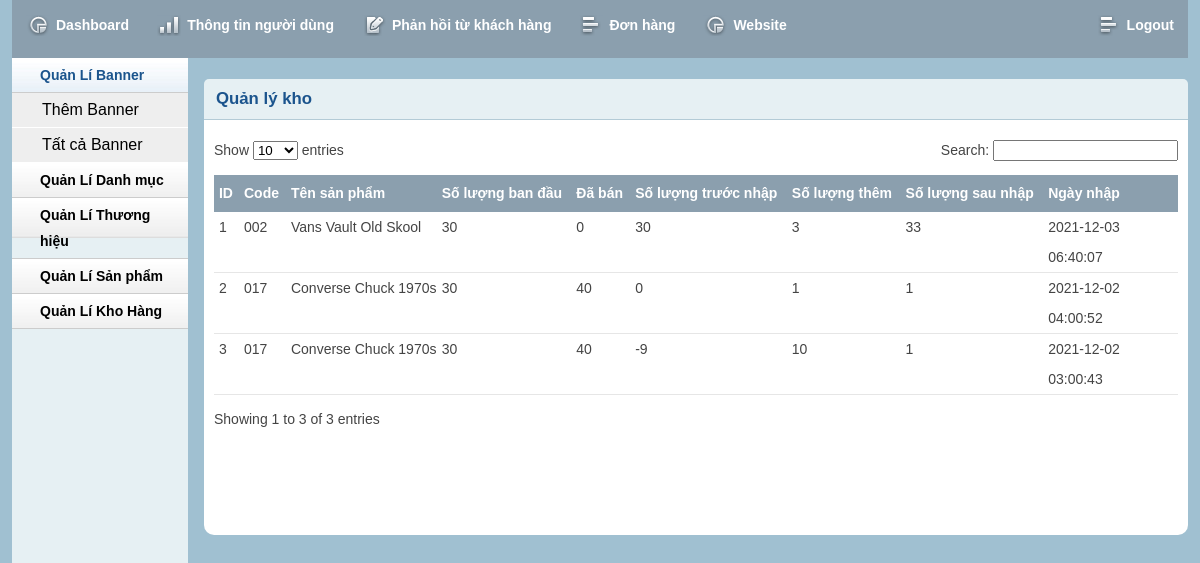
Page /web_mvc/admin/warehouse.php (signed in) on the committed database.
### tables this page shows
CREATE TABLE `tbl_product` (
  `productId` int(11) NOT NULL,
  `productName` varchar(500) NOT NULL,
  `product_code` varchar(200) NOT NULL,
  `productQuantity` varchar(50) NOT NULL,
  `product_soldout` varchar(50) NOT NULL DEFAULT '0',
  `product_remain` varchar(50) NOT NULL,
  `catId` int(11) NOT NULL,
  `brandId` int(11) NOT NULL,
  `product_desc` varchar(2000) NOT NULL,
  `type` int(11) NOT NULL,
  `price` varchar(255) NOT NULL,
  `image` varchar(255) NOT NULL
);

CREATE TABLE `tbl_warehouse` (
  `id_warehouse` int(11) NOT NULL,
  `id_sanpham` int(11) NOT NULL,
  `sl_nhap` varchar(50) NOT NULL,
  `sl_ngaynhap` timestamp NOT NULL DEFAULT current_timestamp() ON UPDATE current_timestamp()
);

### web_mvc/lib/database.php (called while the page is built, shortened)
<?php
Class Database extends PDO{
   public $host   = DB_HOST;
   public $user   = DB_USER;
   public $pass   = DB_PASS;
   public $dbname = DB_NAME;
   public $link;
private function connectDB(){
   $this->link = new mysqli($this->host, $this->user, $this->pass,
    $this->dbname);
 }
public function select($query){
  $result = $this->link->query($query) or
   die($this->link->error.__LINE__);
  if($result->num_rows > 0){
    return $result;
  } else {
    return false;
  }
 }
}

### web_mvc/classes/product.php (called while the page is built, shortened)
<?php
	$filepath = realpath(dirname(__FILE__));
	include_once ($filepath.'/../lib/database.php');
?>
<?php
	class product
	{
		private $db;
		public function __construct()
		{
			$this->db = new Database();
		}
		public function show_product_warehouse(){
			$query =
			"SELECT tbl_product.*, tbl_warehouse.*
			 FROM tbl_product INNER JOIN tbl_warehouse ON tbl_product.productId = tbl_warehouse.id_sanpham
			 order by tbl_warehouse.sl_ngaynhap desc ";
			$result = $this->db->select($query);
			return $result;
		}
	}
 ?>

### web_mvc/admin/warehouse.php (the view, shortened to what this page needs)
<?php include 'inc/header.php';?>
<?php include 'inc/sidebar.php';?>
<?php include '../classes/cart.php';  ?>
<?php include '../classes/product.php';  ?>
<?php
	$pd = new product();
 ?>
<div class="grid_10">
    <div class="box round first grid">
        <h2>Quản lý kho</h2>
        <div class="block">
            <table class="data display datatable" id="example">
                <thead>
                    <tr>
                        <th>ID</th>
                        <th>Code</th>
                        <th>Tên sản phẩm</th>
                        <th>Số lượng ban đầu</th>
                        <th>Đã bán</th>
                        <th>Số lượng trước nhập</th>
                        <th>Số lượng thêm</th>
                        <th>Số lượng sau nhập</th>
                        <th>Ngày nhập</th>
                    </tr>
                </thead>
                <tbody>
                    <?php
				$pdlist = $pd->show_product_warehouse();
				$i = 0;
					if($pdlist){
							while ($result = $pdlist->fetch_assoc()){
								$i++;
				 ?>
                    <tr class="odd gradeX">
                        <td><?php echo $i ?></td>
                        <td><?php echo $result['product_code'] ?></td>
                        <td><?php echo $result['productName'] ?></td>
                        <td>
                            <?php echo $result['productQuantity'] ?>
                        </td>
                        <td>
                            <?php echo $result['product_soldout'] ?>
                        </td>
                        <td>
                            <?php echo $result['product_remain'] - $result['sl_nhap'] ?>
                        </td>
                        <td>
                            <?php echo $result['sl_nhap'] ?>
                        </td>
                        <td>
                            <?php echo $result['product_remain'] ?>
                        </td>
                        <td>
                            <?php echo $result['sl_ngaynhap'] ?>
                        </td>
                    </tr>
                    <?php
					}
				}
				?>
                </tbody>
            </table>
        </div>
    </div>
</div>
<?php include 'inc/footer.php';?>

### web_mvc/admin/css/layout.css (style rules this page uses)
body { background: #fff none repeat scroll 0 0; color: #444; font-size: 14px; padding: 0; }
h1, h2, h3, h4, h5, h6 { line-height:1.2em; margin-bottom:.3em; }
h2 { margin-top:1em; }
.box { background:#fff; margin-bottom:20px; padding:10px 10px 10px 10px; margin-left:-8px; }
.box.grid { padding-bottom:40px; }
.box.round { -moz-border-radius: 5px 5px 0px 0px; -webkit-border-radius: 5px 5px 0px 0px; border-radius: 10px 10px }
.box h2 { font-size:1.2em; font-weight:bold; color:#1B548D; background:#E6F0F3; margin:-10px -10px 0 -10px; padding:10px 12px; border-bottom:1px solid #B3CBD6; -moz-border-radius: 5px 5px 0px 0px; -webkit-border-radius: 5px 5px 0px 0px; border-radius: 5px 5px 0px 0px; }
.box.first { min-height: 406px; }
.block { padding-top:20px; }
.block { padding-bottom:1px; }
table.display { margin: 0 auto; clear: both; width: 100%; }
table#example th { background: #8b9fae !important; }
.sorting_asc { background: #cf4a45 url(../img/table/sort_asc.png) no-repeat center right; padding:8px 5px; text-align:left; color:#fff; }
.sorting { background:#8f8f8f url(../img/table/sort_both.png) no-repeat center right; padding:8px 5px; text-align:left; color:#fff; }
tr.odd { height: 30px; line-height: 30px; border-bottom:1px solid #e6e6e6; }
tr.even { height: 30px; line-height: 30px; border-bottom:1px solid #e6e6e6; }
tr.odd td, tr.even td { padding-left:5px; }

### rows in the picture
tbl_product: product_code "002", productName "Vans Vault Old Skool", productQuantity "30", product_soldout "0", $result['product_remain']-$result['sl_nhap'] "30", tbl_warehouse.sl_nhap "3", product_remain "33", tbl_warehouse.sl_ngaynhap "2021-12-03 06:40:07"
tbl_product: product_code "017", productName "Converse Chuck 1970s", productQuantity "30", product_soldout "40", $result['product_remain']-$result['sl_nhap'] "0", tbl_warehouse.sl_nhap "1", product_remain "1", tbl_warehouse.sl_ngaynhap "2021-12-02 04:00:52", $result['product_remain']-$result['sl_nhap'] "-9", tbl_warehouse.sl_nhap "10", tbl_warehouse.sl_ngaynhap "2021-12-02 03:00:43"
